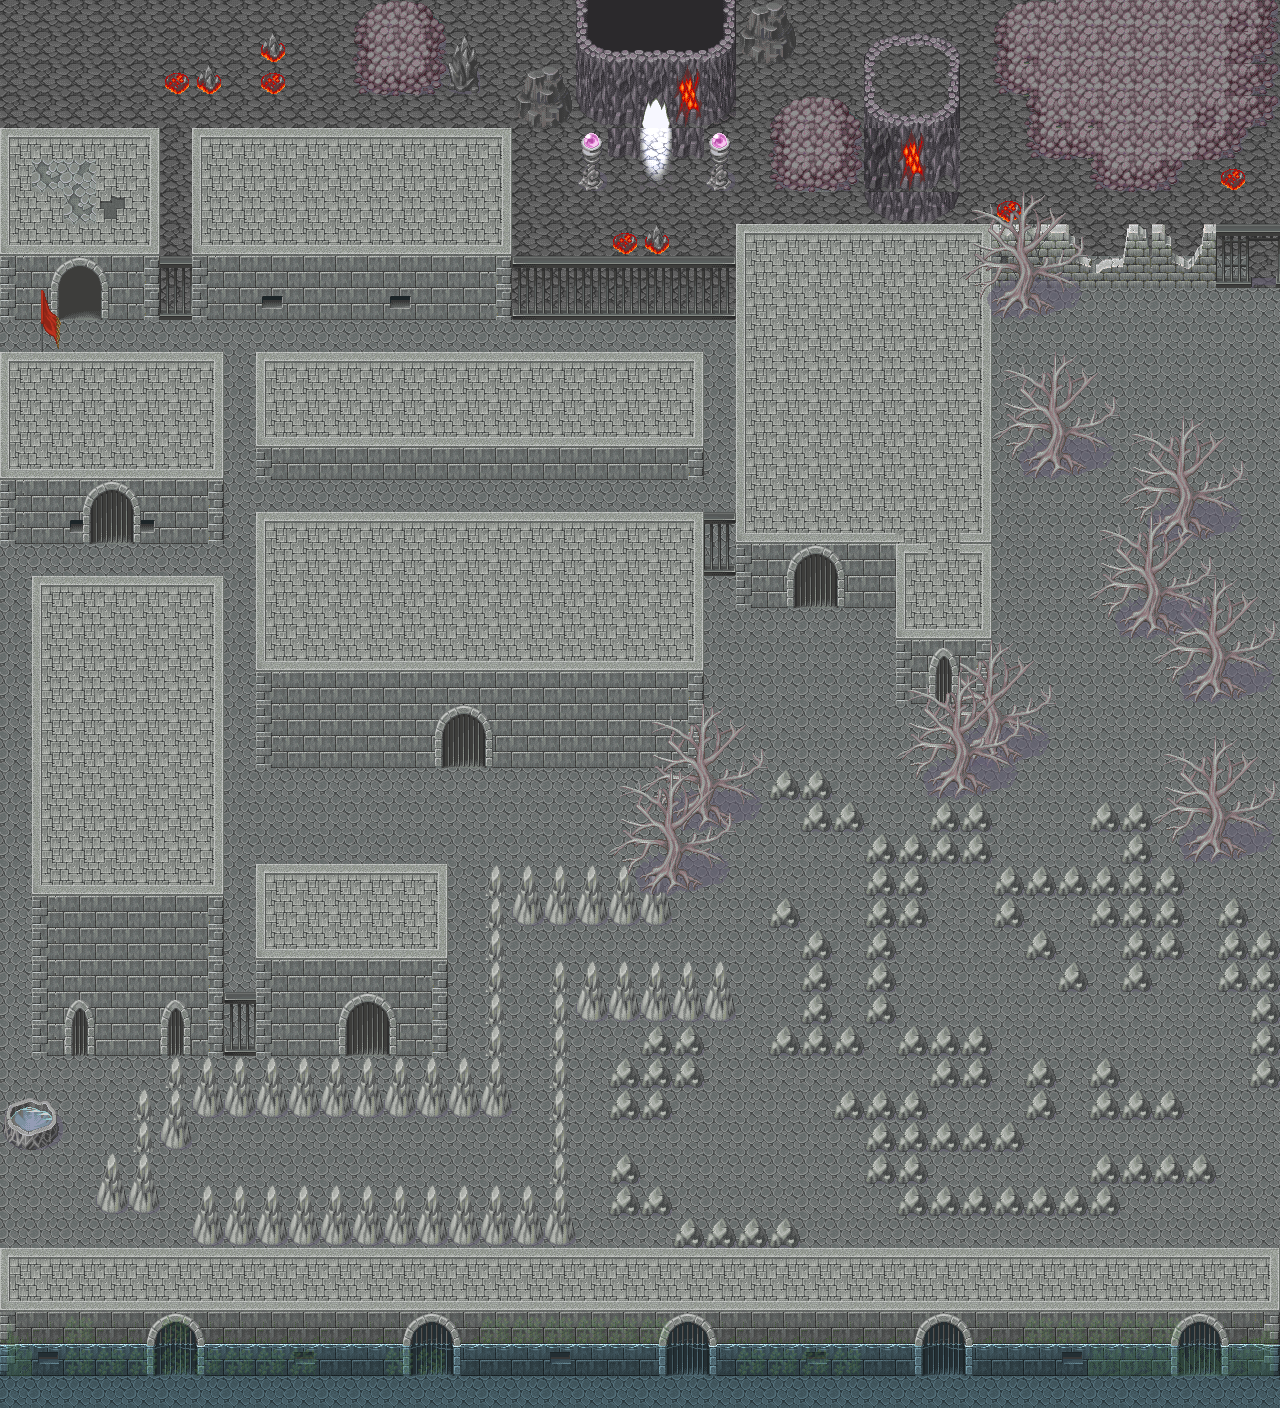

A level layout from a 2D game, rendered from its tile map. Below: a short description, then the map file with tile-grid data replaced by summaries:
An orthogonal 40x44 tile map with 32x32 px tiles, 4 tile layers (圖塊層 1, 圖塊層 2, 圖塊層 3, 圖塊層 4), 2 hidden layers not drawn, 4 tilesets.

<map version="1.0" orientation="orthogonal" width="40" height="44" tilewidth="32" tileheight="32">
 <tileset firstgid="1" name="048-Sewer01" tilewidth="32" tileheight="32">
  <image source="../graphics/tilesets/048-Sewer01.png" width="256" height="768" />
  <tile id="46">
   <properties>
    <property name="passiable" value="0" />
   </properties>
  </tile>
  <tile id="76">
   <properties>
    <property name="passiable" value="0" />
   </properties>
  </tile>
  <tile id="84">
   <properties>
    <property name="passiable" value="0" />
   </properties>
  </tile>
 </tileset>
 <tileset firstgid="193" name="044-Cave02" tilewidth="32" tileheight="32">
  <image source="../graphics/tilesets/044-Cave02.png" width="256" height="1056" />
  <tile id="18">
   <properties>
    <property name="passiable" value="0" />
   </properties>
  </tile>
  <tile id="21">
   <properties>
    <property name="passiable" value="0" />
   </properties>
  </tile>
  <tile id="22">
   <properties>
    <property name="passiable" value="0" />
   </properties>
  </tile>
  <tile id="23">
   <properties>
    <property name="passiable" value="0" />
   </properties>
  </tile>
  <tile id="26">
   <properties>
    <property name="passiable" value="0" />
   </properties>
  </tile>
  <tile id="29">
   <properties>
    <property name="passiable" value="0" />
   </properties>
  </tile>
  <tile id="30">
   <properties>
    <property name="passiable" value="0" />
   </properties>
  </tile>
  <tile id="31">
   <properties>
    <property name="passiable" value="0" />
   </properties>
  </tile>
  <tile id="200">
   <properties>
    <property name="passiable" value="0" />
   </properties>
  </tile>
  <tile id="201">
   <properties>
    <property name="passiable" value="0" />
   </properties>
  </tile>
  <tile id="202">
   <properties>
    <property name="passiable" value="0" />
   </properties>
  </tile>
  <tile id="208">
   <properties>
    <property name="passiable" value="0" />
   </properties>
  </tile>
  <tile id="209">
   <properties>
    <property name="passiable" value="0" />
   </properties>
  </tile>
  <tile id="210">
   <properties>
    <property name="passiable" value="0" />
   </properties>
  </tile>
  <tile id="216">
   <properties>
    <property name="passiable" value="0" />
   </properties>
  </tile>
  <tile id="217">
   <properties>
    <property name="passiable" value="0" />
   </properties>
  </tile>
  <tile id="218">
   <properties>
    <property name="passiable" value="0" />
   </properties>
  </tile>
 </tileset>
 <tileset firstgid="457" name="041-EvilCastle01" tilewidth="32" tileheight="32">
  <image source="../graphics/tilesets/041-EvilCastle01.png" width="256" height="960" />
  <tile id="2">
   <properties>
    <property name="passiable" value="0" />
   </properties>
  </tile>
  <tile id="12">
   <properties>
    <property name="passiable" value="0" />
   </properties>
  </tile>
 </tileset>
 <tileset firstgid="697" name="035-Ruins01" tilewidth="32" tileheight="32">
  <image source="../graphics/tilesets/035-Ruins01.png" width="256" height="896" />
  <tile id="85">
   <properties>
    <property name="passiable" value="0" />
   </properties>
  </tile>
  <tile id="86">
   <properties>
    <property name="passiable" value="0" />
   </properties>
  </tile>
  <tile id="93">
   <properties>
    <property name="passiable" value="0" />
   </properties>
  </tile>
  <tile id="94">
   <properties>
    <property name="passiable" value="0" />
   </properties>
  </tile>
  <tile id="101">
   <properties>
    <property name="passiable" value="0" />
   </properties>
  </tile>
  <tile id="102">
   <properties>
    <property name="passiable" value="0" />
   </properties>
  </tile>
  <tile id="109">
   <properties>
    <property name="passiable" value="0" />
   </properties>
  </tile>
  <tile id="110">
   <properties>
    <property name="passiable" value="0" />
   </properties>
  </tile>
  <tile id="192">
   <properties>
    <property name="passiable" value="0" />
   </properties>
  </tile>
  <tile id="193">
   <properties>
    <property name="passiable" value="0" />
   </properties>
  </tile>
  <tile id="194">
   <properties>
    <property name="passiable" value="0" />
   </properties>
  </tile>
  <tile id="195">
   <properties>
    <property name="passiable" value="0" />
   </properties>
  </tile>
  <tile id="196">
   <properties>
    <property name="passiable" value="0" />
   </properties>
  </tile>
  <tile id="197">
   <properties>
    <property name="passiable" value="0" />
   </properties>
  </tile>
  <tile id="200">
   <properties>
    <property name="passiable" value="0" />
   </properties>
  </tile>
  <tile id="201">
   <properties>
    <property name="passiable" value="0" />
   </properties>
  </tile>
  <tile id="202">
   <properties>
    <property name="passiable" value="0" />
   </properties>
  </tile>
  <tile id="203">
   <properties>
    <property name="passiable" value="0" />
   </properties>
  </tile>
  <tile id="204">
   <properties>
    <property name="passiable" value="0" />
   </properties>
  </tile>
  <tile id="205">
   <properties>
    <property name="passiable" value="0" />
   </properties>
  </tile>
 </tileset>
 <layer name="圖塊層 1" width="40" height="44">
  <data>[1760 cells, 1760 non-empty, 18 distinct tile ids]</data>
 </layer>
 <layer name="圖塊層 2" width="40" height="44">
  <properties>
   <property name="passiable" value="0" />
  </properties>
  <data>[1760 cells, 621 non-empty, 126 distinct tile ids]</data>
 </layer>
 <layer name="圖塊層 3" width="40" height="44">
  <properties>
   <property name="passiable" value="0" />
  </properties>
  <data>[1760 cells, 87 non-empty, 23 distinct tile ids]</data>
 </layer>
 <layer name="圖塊層 4" width="40" height="44" opacity="0.22">
  <data>[1760 cells, 36 non-empty, 6 distinct tile ids]</data>
 </layer>
 <layer name="圖塊層 5" width="40" height="44" visible="0" opacity="0.74">
  <data>[1760 cells, 1760 non-empty, 1 distinct tile ids]</data>
 </layer>
 <layer name="unpassiable" width="40" height="44" visible="0">
  <data>[1760 cells, 911 non-empty, 1 distinct tile ids]</data>
 </layer>
</map>
